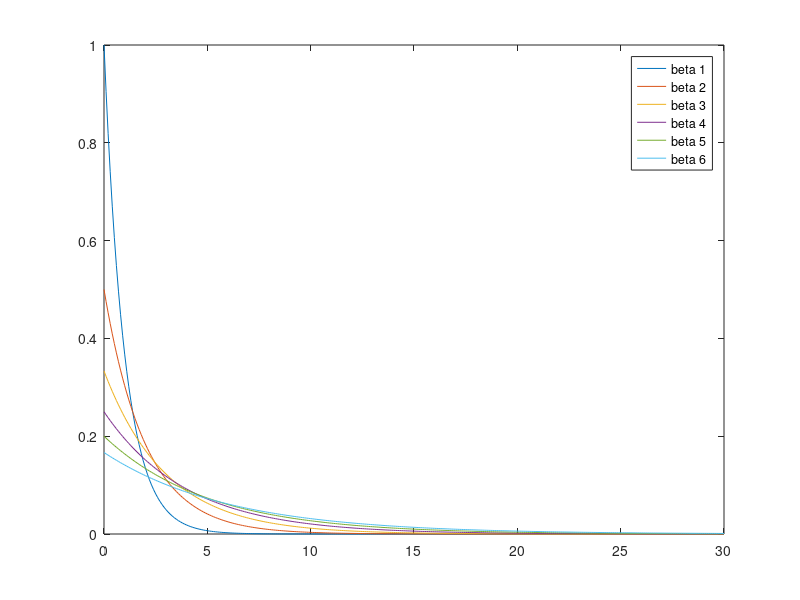

Source code (MATLAB): (Note: this script raises an error after producing the figure.)
a1 = 1;
a2 = 2;
a3 = 4;

b0 = 1;
b1 = 2;
b2 = 3;
b3 = 4;
b4 = 5;
b5 = 6;

x = 0:0.1:30;

f0= 1/b0 * exp(-x/b0);
f1= 1/b1 * exp(-x/b1);
f2= 1/b2 * exp(-x/b2); 
f3= 1/b3 * exp(-x/b3); 
f4= 1/b4 * exp(-x/b4); 
f5= 1/b5 * exp(-x/b5); 

figure(1); plot(x, f0);
hold on; plot(x, f1);
hold on; plot(x, f2);
hold on; plot(x, f3);
hold on; plot(x, f4);
hold on; plot(x, f5);

legend("beta 1", "beta 2","beta 3","beta 4","beta 5","beta 6");
hold off;

c2 = 1/(2^(a2)*factorial(a2 - 1))*x^(a2 - 1)*exp(-x/2);
% c3 = 1/(2^(a3/2) * factorial(a3/2)) * x^((a3/2) - 1) * exp(-x/2);

figure(2); plot(x, c2);
% hold on; plot(x, c3);
% hold off;
